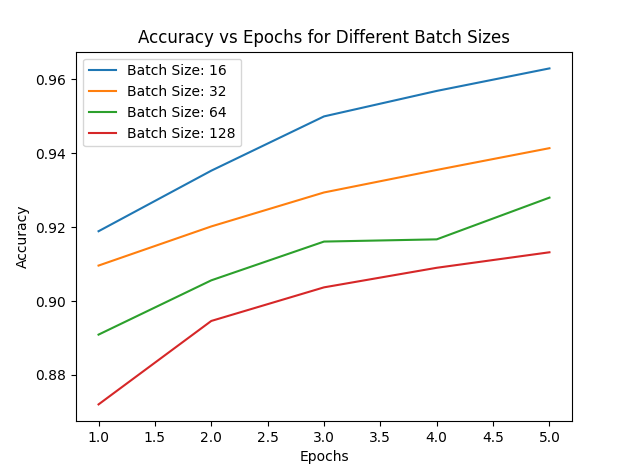

Source code (Python):
import torch
import torch.nn as nn
import torch.optim as optim
from torch.utils.data import DataLoader
from torchvision import datasets, transforms
import matplotlib.pyplot as plt

# Загрузка данных
transform = transforms.Compose([transforms.ToTensor(), transforms.Normalize((0.5,), (0.5,))])

train_dataset = datasets.MNIST(root='./data', train=True, download=True, transform=transform)
test_dataset = datasets.MNIST(root='./data', train=False, download=True, transform=transform)

# Определение DataLoader для тестирования
test_loader = DataLoader(dataset=test_dataset, batch_size=64, shuffle=False)

# Определение многослойного перцептрона
class MLP(nn.Module):
    def __init__(self):
        super(MLP, self).__init__()
        self.fc1 = nn.Linear(28 * 28, 128)
        self.relu = nn.ReLU()
        self.fc2 = nn.Linear(128, 10)

    def forward(self, x):
        x = x.view(-1, 28 * 28)
        x = self.fc1(x)
        x = self.relu(x)
        x = self.fc2(x)
        return x

# Инициализация функции потерь
criterion = nn.CrossEntropyLoss()

# Размеры batch для тестирования
batch_sizes = [16, 32, 64, 128]

for batch_size in batch_sizes:
    print(f"Training with batch size: {batch_size}")
    # Инициализация модели и оптимизатора
    model = MLP()
    optimizer = optim.SGD(model.parameters(), lr=0.01)

    # Инициализация DataLoader для обучения
    train_loader = DataLoader(dataset=train_dataset, batch_size=batch_size, shuffle=True)

    # Обучение модели
    epochs = 5
    accuracies = []

    for epoch in range(epochs):
        model.train()
        train_loss = 0.0
        correct_train = 0
        total_train = 0

        for inputs, labels in train_loader:
            optimizer.zero_grad()
            outputs = model(inputs)
            loss = criterion(outputs, labels)
            loss.backward()
            optimizer.step()

            train_loss += loss.item()
            _, predicted = torch.max(outputs.data, 1)
            total_train += labels.size(0)
            correct_train += (predicted == labels).sum().item()

        train_acc = correct_train / total_train

        model.eval()
        test_loss = 0.0
        correct_test = 0
        total_test = 0

        with torch.no_grad():
            for inputs, labels in test_loader:
                outputs = model(inputs)
                loss = criterion(outputs, labels)

                test_loss += loss.item()
                _, predicted = torch.max(outputs.data, 1)
                total_test += labels.size(0)
                correct_test += (predicted == labels).sum().item()

        test_acc = correct_test / total_test
        accuracies.append(test_acc)

        print(f'Epoch {epoch + 1}/{epochs} - Train loss: {train_loss:.4f}, Train acc: {train_acc:.4f}, Test loss: {test_loss:.4f}, Test acc: {test_acc:.4f}')

    # Визуализация процесса обучения для текущего размера batch
    plt.plot(range(1, epochs + 1), accuracies, label=f'Batch Size: {batch_size}')

# Визуализация всех графиков
plt.title('Accuracy vs Epochs for Different Batch Sizes')
plt.xlabel('Epochs')
plt.ylabel('Accuracy')
plt.legend()
plt.show()
